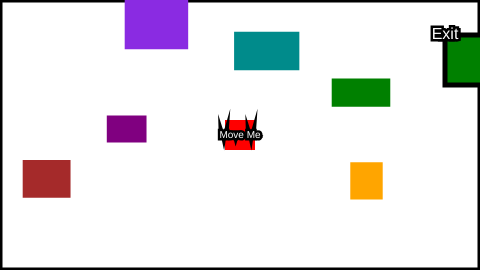
Frame 1 (no input)
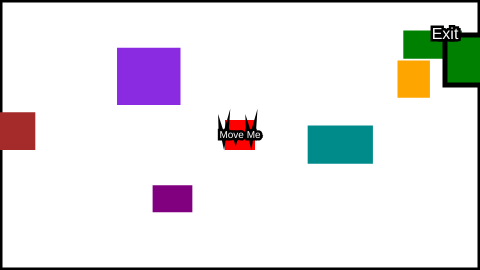
Frame 60 (no input)
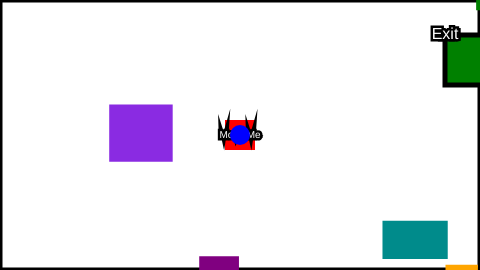
Frame 120 (the mouse pressed at the canvas centre since frame 60)

The p5.js sketch that drew these frames (run headless with seeded random() and noise() and a simulated clock; from frame 60 on, the mouse is pressed at the canvas centre):

// p5.js sketch
// ── sketch.js
var player;
var myObstacles = [];
var myClicks = [];
var exitReached = false;
var restartButton;

function setup() {
  // Responsive canvas with 16:9 aspect ratio
  let canvasWidth = min(windowWidth - 40, 480);
  let canvasHeight = round(canvasWidth * 0.5625);
  createCanvas(canvasWidth, canvasHeight);

  // Initialize game elements
  startGame();
}

function draw() {
  if (exitReached) {
    background(255);
    displayWinMessage();
    noLoop();
    return;
  }

  background(255);
  drawBorder();

  // Player movement
  var moveX = 0,
    moveY = 0;
  const velocity = 3;
  if (keyIsDown(LEFT_ARROW)) moveX = -velocity;
  if (keyIsDown(RIGHT_ARROW)) moveX = velocity;
  if (keyIsDown(UP_ARROW)) moveY = -velocity;
  if (keyIsDown(DOWN_ARROW)) moveY = velocity;

  player.x = constrain(player.x + moveX, player.w / 2, width - player.w / 2);
  player.y = constrain(player.y + moveY, player.h / 2, height - player.h / 2);

  player.update();
fill(255);
textAlign(CENTER, CENTER);
textSize(10);
text("Move Me", player.x, player.y);
  moveObstacles();
  drawExit();

  // Draw static click-drawn circles
  for (let c of myClicks) c.update();
}

function mousePressed() {
  // Add a static blue circle where the player clicks
  myClicks.push(new GameComponent(20, 20, "blue", mouseX, mouseY, "circle"));
}

// --- Game Initialization ---
function startGame() {
  myObstacles = [];
  myClicks = [];
  exitReached = false;

  player = new GameComponent(30, 30, "red", width / 2, height / 2);

  createObstacles();
}

// --- Game Restart ---
function restartGame() {
  restartButton.hide();
  loop(); // Resume drawing loop
  startGame();
}

// --- Component Class ---
class GameComponent {
  constructor(w, h, color, x, y, type = "rect", dx = 0, dy = 0) {
    this.w = w;
    this.h = h;
    this.color = color;
    this.x = x;
    this.y = y;
    this.type = type;
    this.dx = dx;
    this.dy = dy;
  }

  update() {
    push();
    fill(this.color);
    noStroke();
    if (this.type === "circle") {
      ellipse(this.x, this.y, this.w);
    } else {
      rectMode(CENTER);
      rect(this.x, this.y, this.w, this.h);
    }
    pop();
  }

  crashWith(other) {
    const myLeft = this.x - this.w / 2;
    const myRight = this.x + this.w / 2;
    const myTop = this.y - this.h / 2;
    const myBottom = this.y + this.h / 2;

    const otherLeft = other.x - other.w / 2;
    const otherRight = other.x + other.w / 2;
    const otherTop = other.y - other.h / 2;
    const otherBottom = other.y + other.h / 2;

    return !(
      myBottom < otherTop ||
      myTop > otherBottom ||
      myRight < otherLeft ||
      myLeft > otherRight
    );
  }
}

// --- Obstacles ---
function createObstacles() {
  const colors = [
    "green",
    "purple",
    "orange",
    "blueviolet",
    "darkcyan",
    "brown",
  ];
  for (let i = 0; i < 6; i++) {
    let w = random(30, 70);
    let h = random(20, 60);
    let x = random(width);
    let y = random(height);
    let dx = random(-2, 2);
    let dy = random(-2, 2);
    myObstacles.push(
      new GameComponent(w, h, colors[i % colors.length], x, y, "rect", dx, dy)
    );
  }
}

function moveObstacles() {
  for (let ob of myObstacles) {
    ob.x += ob.dx;
    ob.y += ob.dy;

    // Wrap around edges
    if (ob.x - ob.w / 2 > width) ob.x = -ob.w / 2;
    else if (ob.x + ob.w / 2 < 0) ob.x = width + ob.w / 2;

    if (ob.y - ob.h / 2 > height) ob.y = -ob.h / 2;
    else if (ob.y + ob.h / 2 < 0) ob.y = height + ob.h / 2;

    ob.update();
  }
}

// --- Exit Area ---
function drawExit() {
  const exitW = 50,
    exitH = 50;
  const exitX = width - exitW - 10;
  const exitY = 10;
  // Draw green rectangle
  fill("green");
  rect(exitX + exitW / 2, exitY + exitH / 2, exitW, exitH);

  // Draw "Exit" text inside the box
  fill(255); // White text for contrast
  textAlign(CENTER, CENTER);
  textSize(16);
  text("Exit", exitX + exitW / 2, exitY + exitH / 2);

  
  var exitComponent = new GameComponent(
    exitW,
    exitH,
    "green",
    exitX + exitW / 2,
    exitY + exitH / 2
  );

  if (player.crashWith(exitComponent)) {
    exitReached = true;
   
  }
}

// --- Visuals ---
function drawBorder() {
  stroke("black");
  strokeWeight(5);
  noFill();
  rect(0, 0, width, height);
}

function displayWinMessage() {
  textAlign(CENTER, CENTER);
  textSize(45);
  let gradient = drawingContext.createLinearGradient(
    0,
    height / 2 - 20,
    width,
    height / 2 + 20
  );
  gradient.addColorStop(0, "yellow");
  gradient.addColorStop(0.5, "orange");
  gradient.addColorStop(1, "red");
  drawingContext.fillStyle = gradient;
  text("You Win!", width / 2, height / 2);
}
